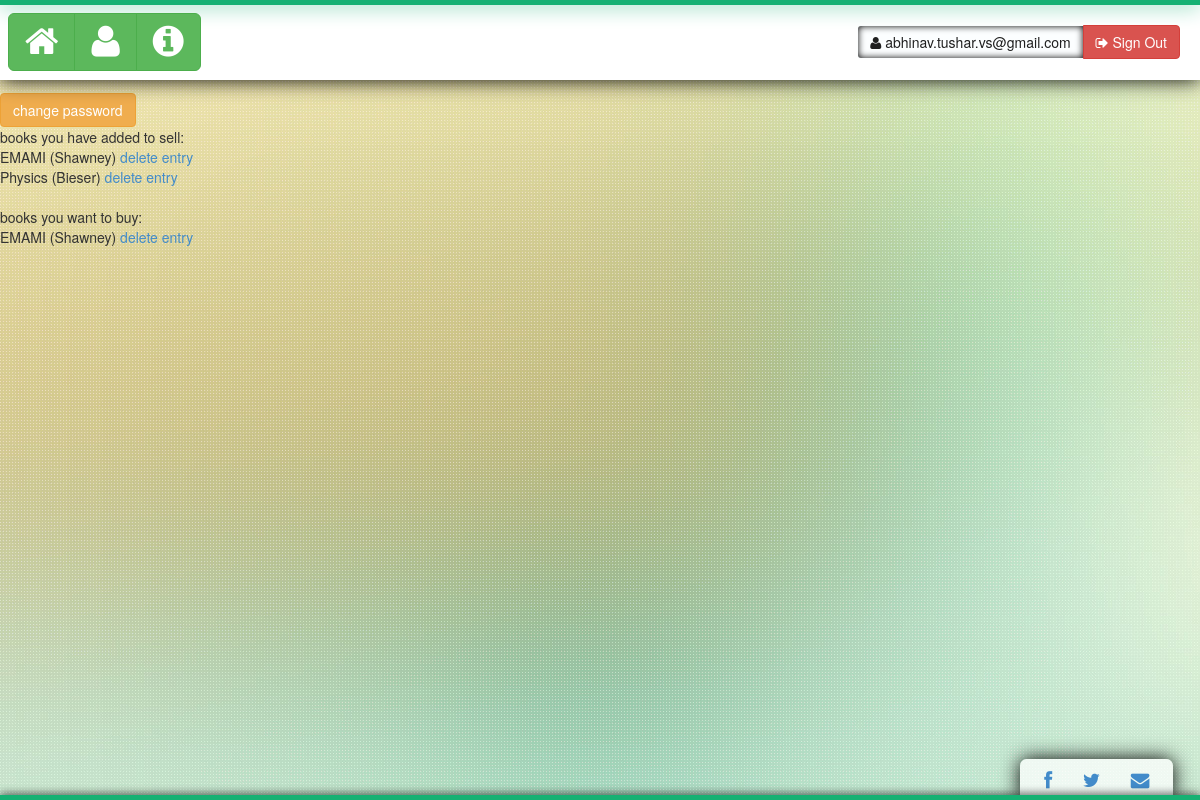
The page /booksManiacs/profile/ (signed in) on the database its author committed.
### booksManiacs/models.py (models this page shows, shortened)
class Item(models.Model):
	ITEM_STATUS = (
		('0','no_request'),
		('1','request_to_buy'),
		('2','sold'),
	)
	name = 	models.ForeignKey(Book)
	edition = models.CharField(max_length=15)
	seller = models.ForeignKey(Profile)
	buy_request = models.CharField(max_length=1,choices=ITEM_STATUS,default='0')
	buyer = models.ForeignKey(Profile,related_name='+',blank=True, null=True)
	other_details = models.TextField(default='')

class Book(models.Model):
	name = models.CharField(max_length=100)
	author = models.CharField(max_length=40,primary_key=True)
	avail_count = models.IntegerField(default=0)
	price = models.IntegerField()
	imageLink = models.CharField(max_length=500,blank=True)
	def __unicode__(self):
		return self.name + " (" + self.author + ")"

### booksManiacs/views.py (the view)
def profile(request):
	if request.session.get('user'):
		name = request.session['user']
		print name
		sellerOf = Item.objects.filter(seller = name)
		buyerOf = Item.objects.filter(buyer = name)
		data = {'sellerOf' : sellerOf,'buyerOf' : buyerOf, 'name' : name}
		return render(request, 'booksManiacs/profile.html', data)
	else:
		return HttpResponseRedirect("/booksManiacs/login/")

### booksManiacs/templates/booksManiacs/profile.html
{% extends "base.html" %}
	{% load staticfiles %}
	{% block staticFiles %}
		<link rel="stylesheet" type="text/css" href="{% static 'booksManiacs/css/profile.css' %}" />
	{% endblock %}
	{% block container %}
		<div id = "changePassword">
			<a href="/booksManiacs/password/" class="btn btn-warning">change password</a>
		</div>
		{% if sellerOf %}
			books you have added to sell:<br />
			{% for item in sellerOf %}
				{{ item.name }}
				<a href="#">delete entry</a><br />
			{% endfor %}
		{% else %}
			you have not added any book for sell.
			<a href="/booksManiacs/sell/">wanna add one ?</a><br />
		{% endif %}
		<br />
		{% if buyerOf %}
			books you want to buy:<br />
			{% for item in buyerOf %}
				{{ item.name }}
				<a href="#">delete entry</a><br />
			{% endfor %}
		{% else %}
			you have not requested to buy any book.
			<a href="/booksManiacs/">wanna add one ?</a><br />
		{% endif %}
	{% endblock %}

### booksManiacs/static/booksManiacs/css/application.css (style rules this page uses)
body { background-image: url("/static/booksManiacs/images/bg.jpg"); background-attachment: fixed; }

### rows shown on the page
Item: name "EMAMI (Shawney)"
Item: name "Physics (Bieser)"
Item: name "EMAMI (Shawney)"

### other values the page prints
{{ name }} "abhinav.tushar.vs@gmail.com"
